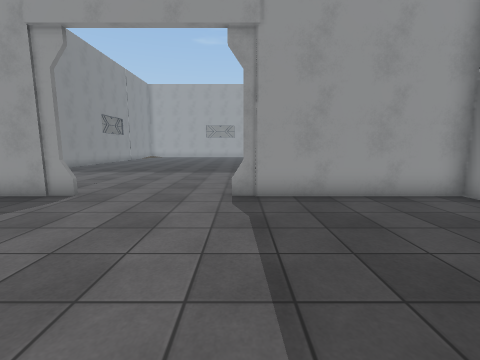
[1] (above)

24 first-person views from a walk through a 3-D level made in the Unity game engine. The camera is 1.4 m above the floor, tilts 8° down and sees 90° across. The floor is counted in squares, 1 m on a side. Each view is taken from the middle of a square. On the plan, view 1 faces up. The plan holds only what a view shows up to about 13 squares ahead; the rest is blank. The place goes on beyond the plan. Some surface patterns are stand-ins.

[2]
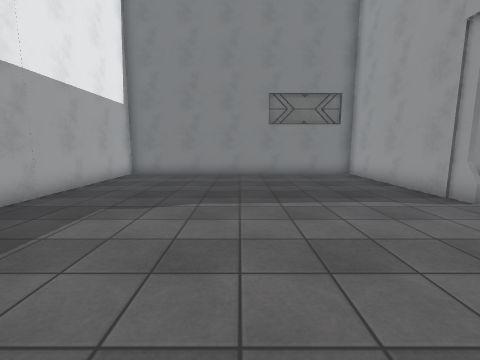

[3]
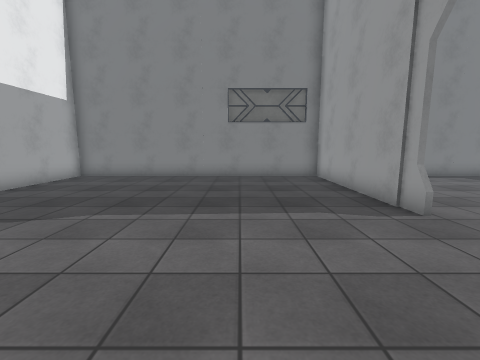

[4]
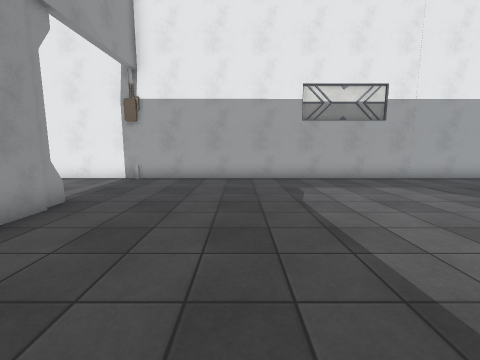

[5]
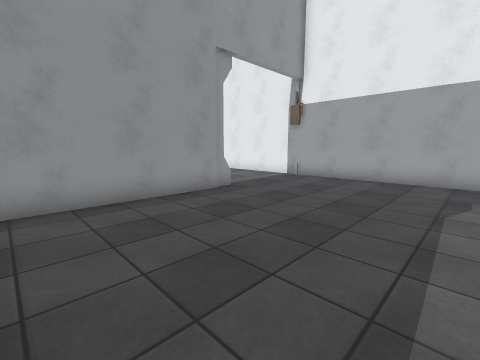

[6]
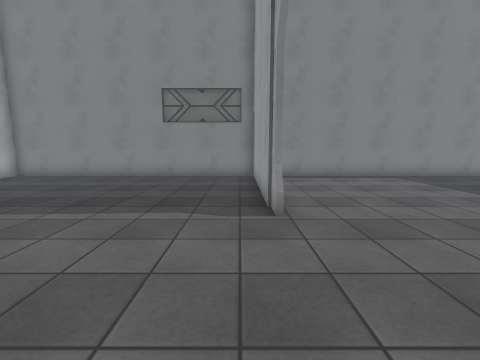

[7]
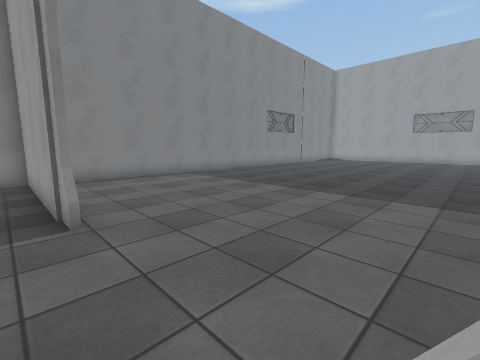

[8]
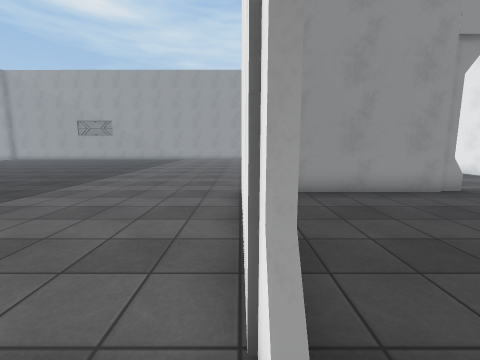

[9]
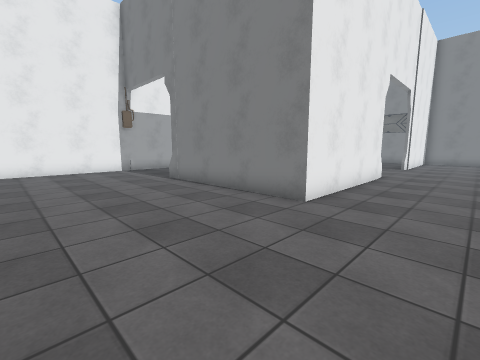

[10]
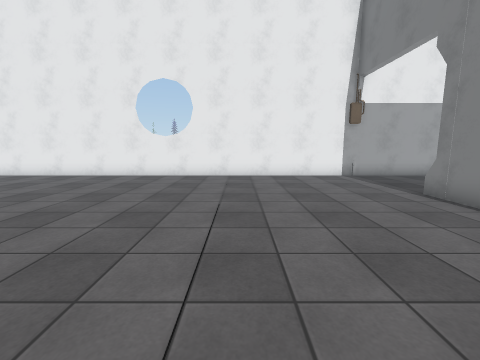

[11]
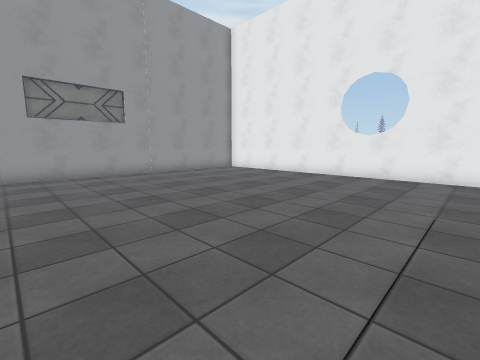

[12]
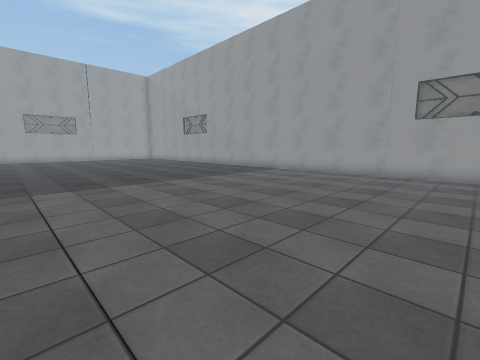

[13]
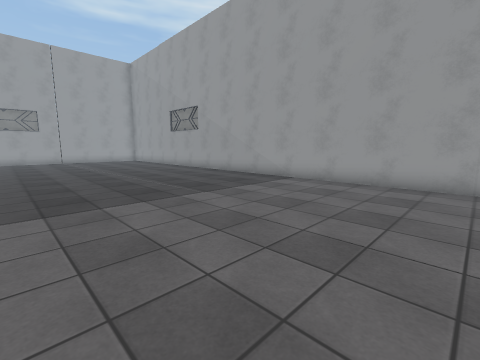

[14]
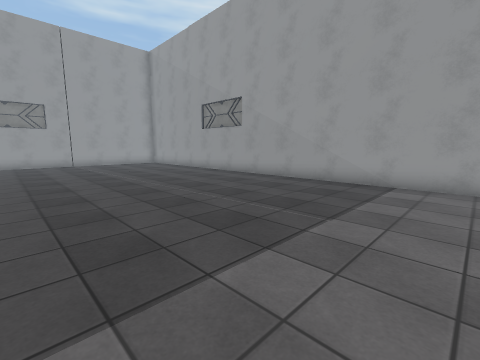

[15]
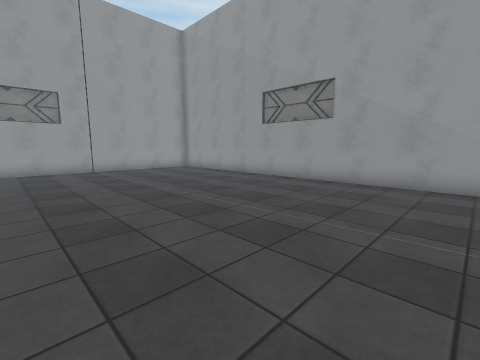

[16]
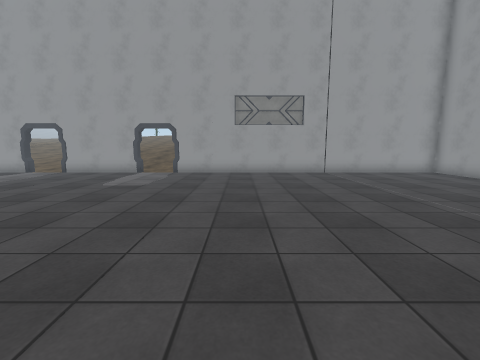

[17]
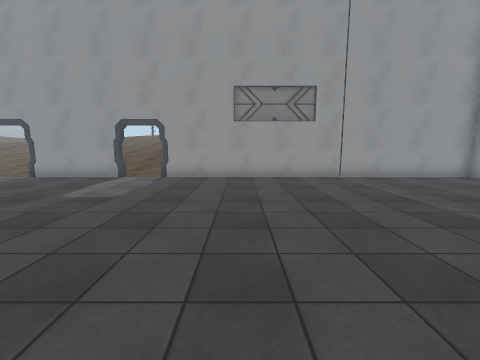

[18]
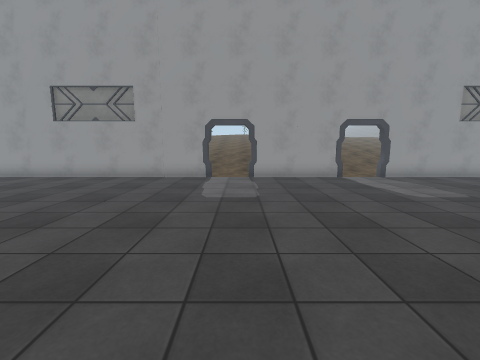

[19]
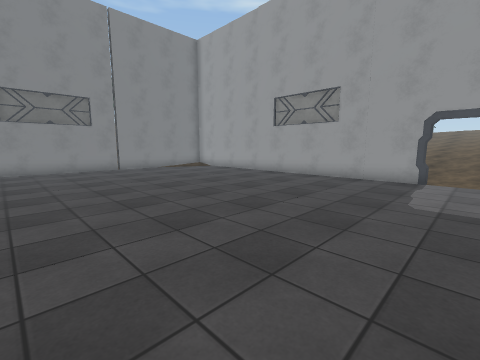

[20]
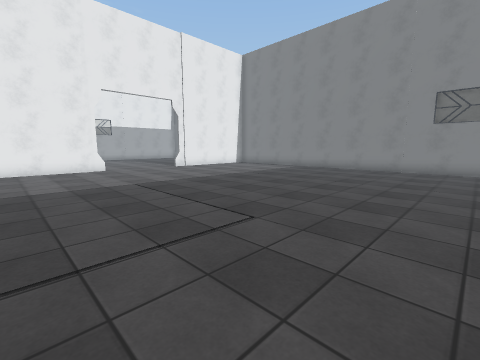

[21]
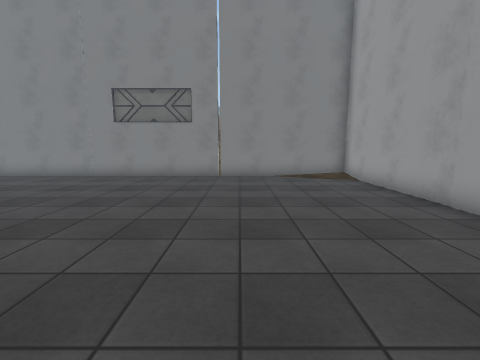

[22]
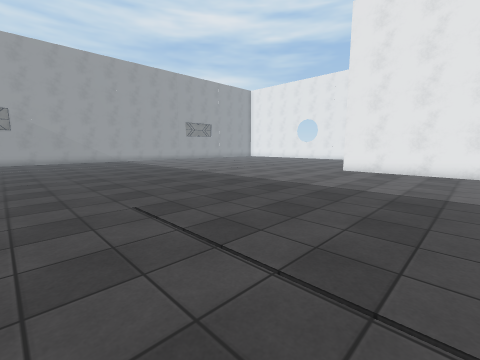

[23]
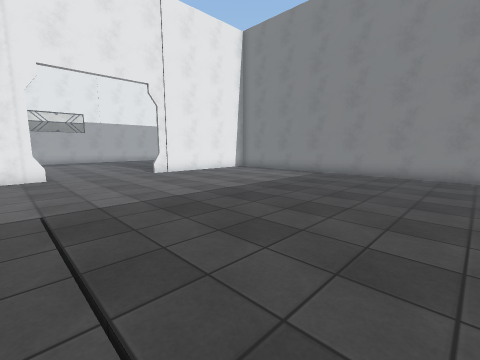

[24]
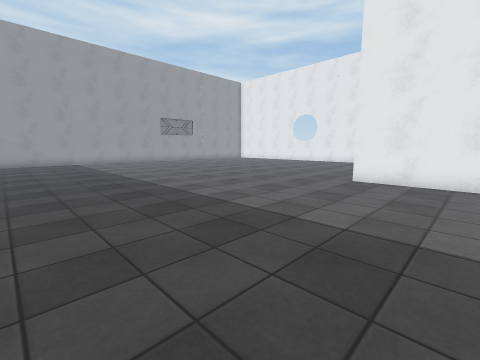

### Floor plan
Points are (right, up) in squares from view 1. A wall is a line through its corners. A room is listed if a view was taken in it or the views show most of it. See-through windows are left out.
Room 1 (views 1, 2, 3, 4, 5, 6, 7, 8)
walls: (-4.6, 6.7) (-11.3, 6.7) (-11.3, -4.6) (4.4, -4.6); (6.3, 0) (6.3, 6.7) (-0.2, 6.7)
ways out: opening at (-2.5, 7.2) to room 2; opening at (4.2, -1.5) to room 2
Room 2 (views 9, 10, 11, 12, 13, 14, 15, 16, 17, 18, 19, 20, 21, 22, 23, 24)
walls: (-0.2, 7) (6.6, 7) (6.6, 0); (8.5, 30.9) (4.5, 30.9); (-5.6, 7) (-4.7, 7); (2.5, 30.9) (-11.3, 30.9) (-11.3, 7.9); (4.4, -4.6) (23.6, -4.6); (24.4, 28.4) (24.4, 30.9) (10.5, 30.9); (24.4, 0.7) (24.4, 25.1)
ways out: opening at (-2.5, 7.2) to room 1; opening at (4.2, -1.5) to room 1

Where each view was taken, in squares from view 1:
view 1: 0 up, 0 right, facing up
view 2: 1 up, 1 right, facing left
view 3: 3 up, 0 right, facing left
view 4: 6 up, 2 right, facing down
view 5: 6 up, 0 right, facing down-right
view 6: 6 up, 0 right, facing left
view 7: 6 up, 0 right, facing up-left
view 8: 7 up, 1 left, facing right
view 9: 10 up, 12 right, facing down-left
view 10: 7 up, 12 right, facing down
view 11: 7 up, 12 right, facing down-right
view 12: 4 up, 12 right, facing up-right
view 13: 7 up, 15 right, facing up-right
view 14: 11 up, 15 right, facing up-right
view 15: 16 up, 15 right, facing up-right
view 16: 18 up, 14 right, facing up
view 17: 20 up, 14 right, facing up
view 18: 20 up, 4 right, facing up
view 19: 20 up, 4 right, facing up-left
view 20: 22 up, 4 right, facing down-left
view 21: 26 up, 0 right, facing left
view 22: 21 up, 1 right, facing down-right
view 23: 19 up, 1 right, facing down-left
view 24: 17 up, 3 right, facing down-right
